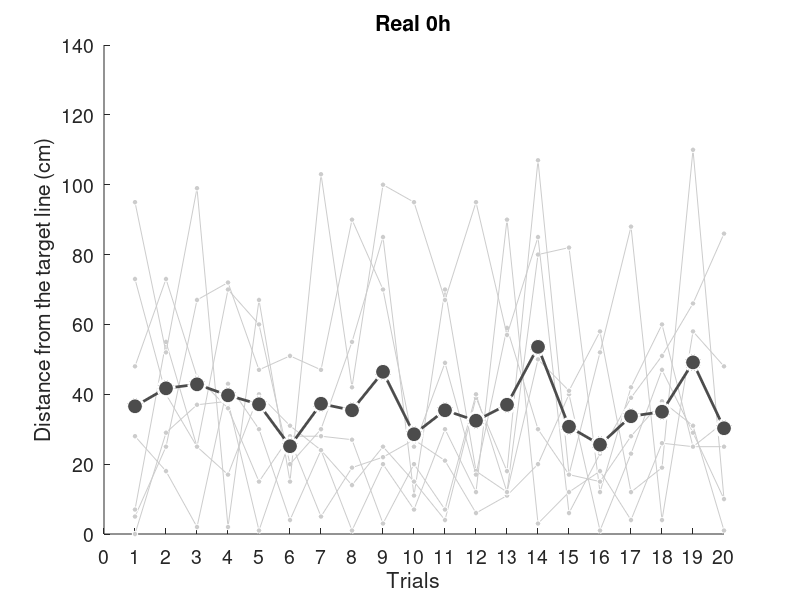
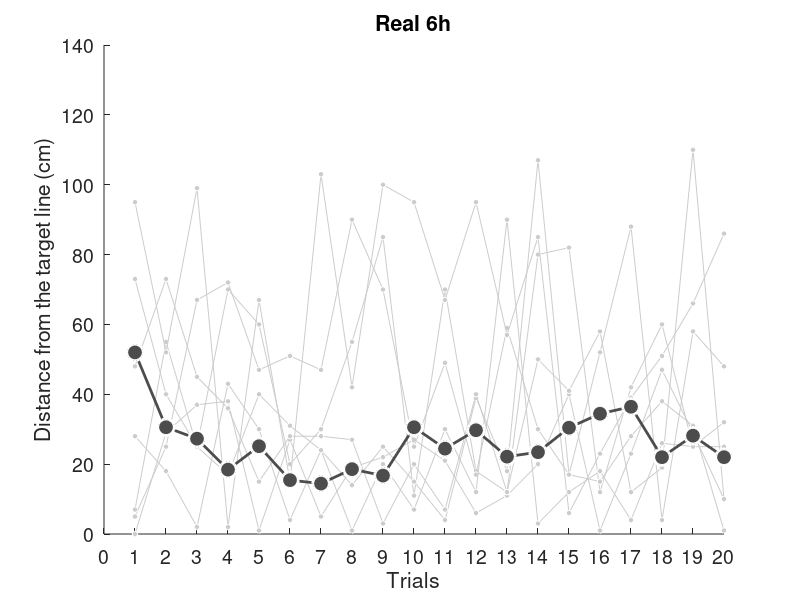
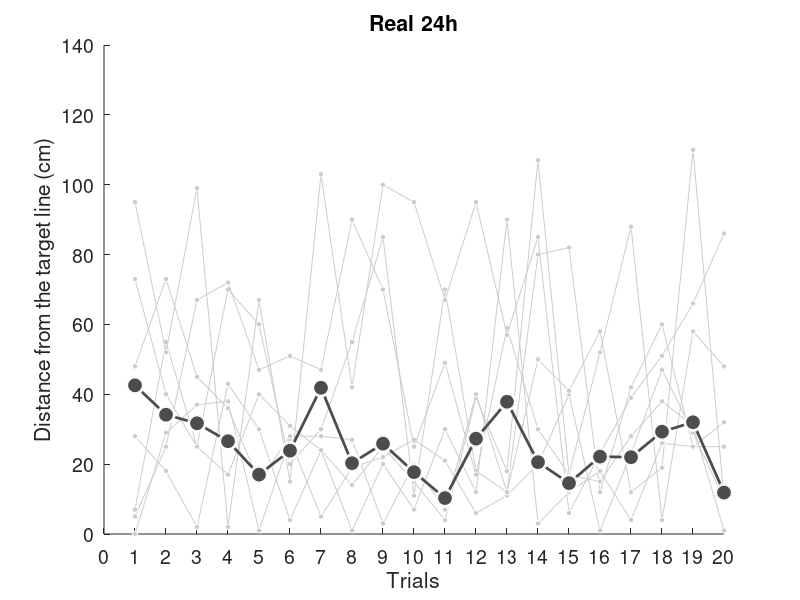

Reproduce these figures in MATLAB, in order.
load('scores.mat')

REAL_0h_abs = abs(REAL_0h_diff);
REAL_6h_abs = abs(REAL_6h_diff);
REAL_24h_abs = abs(REAL_24h_diff);
REAL_0h_abs_each = mean(REAL_0h_abs, 2);
REAL_6h_abs_each = mean(REAL_6h_abs, 2);
REAL_24h_abs_each = mean(REAL_24h_abs, 2);

x = 1:20;

REAL_abs_each = [REAL_0h_abs_each, REAL_6h_abs_each, REAL_24h_abs_each];

for hour = 1:3
    time = '0h';
    REAL_abs = REAL_0h_abs;
    if hour == 2
        REAL_abs = REAL_6h_abs;
        time = '6h';
    elseif hour == 3
        REAL_abs = REAL_24h_abs;
        time = '24h';
    end

    figure('Position', [100 100 700 400]);
    title(['Real', ' ', time])
    for i = 1:REAL_number
        hold on
        y = REAL_0h_abs(:,i);
        plot(x, y', '-o', ...
        'MarkerSize', 4, ...
        'MarkerFaceColor', light_gray, ...
        'MarkerEdgeColor', white, ...
        'Color', light_gray)
    end

    hold on

    plot(x, REAL_abs_each(:,hour)', '-o', ...
        'LineWidth', 2, ...
        'MarkerSize', 12, ...
        'MarkerFaceColor', dark_gray, ...
        'MarkerEdgeColor', white, ...
        'Color', dark_gray)

    hold off

    xlabel('Trials')
    ylabel('Distance from the target line (cm)')
    ylim([0, 140])
    xticks(0:1:trial_number)
    h = gca;
    set(h, 'FontSize', 14)

    filePath = strcat('./data/figures/test_each_hour/REAL_', time, '_test');
    saveas(gcf, filePath,'epsc')
end
